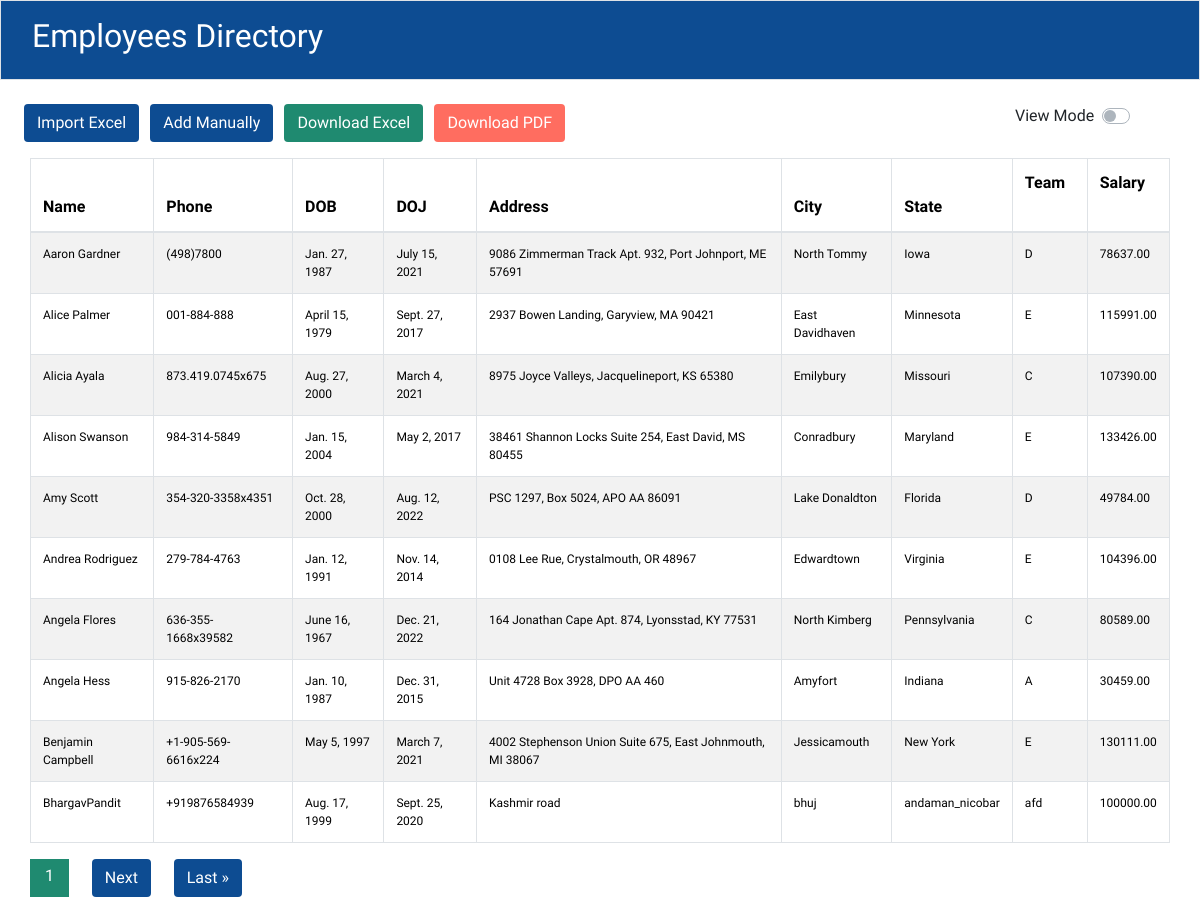
The page /?sort=name on the database its author committed.
### firstapp/models.py (models this page shows)
class Employee(models.Model):
    phone_regex = RegexValidator(
        regex=r'^\+?91?[6-9]\d{9}$',
        message="Phone number must be entered in the format: '+919999999999'. Up to 15 digits allowed."
    )
    GENDER_CHOICES = [
    ('M', 'Male'),
    ('F', 'Female'),
    ('O', 'Other'),
]
    def validate_dob(value):
        if value.year < 1950:
            raise ValidationError("Invalid date of birth. Year must be greater than or equal to 1950.")
        if value.year > 2005:
            raise ValidationError("Invalid date of birth. Year must be less than 2005")
    name = models.CharField(max_length=100, unique=True)
    phone = models.CharField(validators=[phone_regex], max_length=15, unique=True)
    dob = models.DateField(validators=[validate_dob])
    gender = models.CharField(max_length=1, choices=GENDER_CHOICES, default='Male')
    doj = models.DateField()
    address = models.CharField(max_length=250)
    city = models.CharField(max_length=25)
    state = models.CharField(max_length=25)
    team = models.CharField(max_length=100)
    salary = models.DecimalField(max_digits=8, decimal_places=2)
    created_at = models.DateTimeField(auto_now_add=True)
    updated_at = models.DateTimeField(auto_now=True)
    class Meta:
        unique_together = ['name', 'phone']

### firstapp/views.py (the view, shortened to what this page needs)
# urls.py: path('', EmployeeListView.as_view(), name='employee_list'),
class EmployeeListView(View):
    def get(self, request):
        form = EmployeeForm()
        employees = Employee.objects.all().order_by('-created_at')
        sort = request.GET.get('sort')
        order = request.GET.get('order')
        if sort == 'name':
            employees = employees.order_by('name')
        elif sort == 'doj':
            employees = employees.order_by('doj')
        elif sort == 'city':
            employees = employees.order_by('city')
        elif sort == 'state':
            employees = employees.order_by('state')
        elif sort == 'team':
            employees = employees.order_by('team')
        elif sort == 'salary':
            employees = employees.order_by('salary')
        if sort and order == 'desc':
            employees = employees.reverse()
        else:
            order = 'asc'
        paginator = Paginator(employees, per_page=settings.PAGINATION_PER_PAGE)
        page_number = request.GET.get('page')
        page_obj = paginator.get_page(page_number)
        CurrentDate = datetime.now().date()
        return render(request, 'employees.html', {'form': form, 'page_obj': page_obj, 'date': CurrentDate, 'sort': sort, 'order': order})

### firstapp/templates/employees.html (shortened to what this page needs)
{% extends 'base.html' %}
{% load static %}
{% block content %}
<div class="container-fluid" style="font-family: 'Prompt', sans-serif;">
    <div class="row">
      <div class="d-flex col-md-6 mt-4" style="padding-left: 2%;">
        <button id="fileUploadBtn" class="btn text-white" style="margin-right: 2%; background-color: #0D4C92;">Import Excel</button>
        <a href="{% url 'manualEntry' %}" class="btn text-white" style="margin-right: 2%; background-color: #0D4C92;">Add Manually</a>
        <a href="{% url 'download_employees' %}?format=csv" class="btn text-white" style="margin-right: 2%; background-color: #1F8A70;">Download Excel</a>
        <a href="{% url 'download_pdf' %}?format=csv" class="btn text-white" style="background-color: #FF6D60;">Download PDF</a>
      </div>
      <div class="d-flex col-md-4 mt-4">
    </div>
      <div class="d-flex col-md-2 mt-4  pr-0 flex-row=reverse">
        <span id="edit-toggle">View Mode</span>
        <div class="custom-control ml-2 custom-switch">
            </body>
<div class="container-fluid mt-3" style="font-family: 'Prompt', sans-serif;">
    <table class="table table-striped table-bordered">
        <thead class="text-white" style="background-color: #0D4C92; ">
            <tr>
                <th>
                    Name
                    <a href="?sort=name{% if sort == 'name' and order == 'asc' %}&order=desc{% endif %}"
                        style="margin-left: 5%; text-decoration: none; color: white;">
                        {% if sort == 'name' %}
                        {% if order == 'asc' %}
                        <span>&uarr;</span>
                        {% else %}
                        <span>&darr;</span>
                        {% endif %}
                        {% else %}
                        <span>&darr;</span>
                        {% endif %}
                    </a>
                </th>
                <th>Phone</th>
                <th>DOB</th>
                <th>
                    DOJ
                    <a href="?sort=doj{% if sort == 'doj' and order == 'asc' %}&order=desc{% endif %}"
                        style="margin-left: 5%; text-decoration: none; color: white;">
                        {% if sort == 'doj' %}
                        {% if order == 'asc' %}
                        <span>&uarr;</span>
                        {% else %}
                        <span>&darr;</span>
                        {% endif %}
                        {% else %}
                        <span>&darr;</span>
                        {% endif %}
                    </a>
                </th>
                <th>Address</th>
                <th>
                    City
                    <a href="?sort=city{% if sort == 'city' and order == 'asc' %}&order=desc{% endif %}"
                        style="margin-left: 5%; text-decoration: none; color: white;">
                        {% if sort == 'city' %}
                        {% if order == 'asc' %}
                        <span>&uarr;</span>
                        {% else %}
                        <span>&darr;</span>
                        {% endif %}
                        {% else %}
                        <span>&darr;</span>
                        {% endif %}
                    </a>
                </th>
                <th>
                    State
                    <a href="?sort=state{% if sort == 'state' and order == 'asc' %}&order=desc{% endif %}"
                        style="margin-left: 5%; text-decoration: none; color: white;">
                        {% if sort == 'state' %}
                        {% if order == 'asc' %}
                        <span>&uarr;</span>
                        {% else %}
                        <span>&darr;</span>
                        {% endif %}
                        {% else %}
                        <span>&darr;</span>
                        {% endif %}
                    </a>
                </th>
                <th>
                    Team
                    <a href="?sort=team{% if sort == 'team' and order == 'asc' %}&order=desc{% endif %}"
                        style="margin-left: 5%; text-decoration: none; color: white;">
                        {% if sort == 'team' %}
                        {% if order == 'asc' %}
                        <span>&uarr;</span>
                        {% else %}
                        <span>&darr;</span>
                        {% endif %}
                        {% else %}
                        <span>&darr;</span>
                        {% endif %}
                    </a>
                </th>
                <th>
                    Salary
                    <a href="?sort=salary{% if sort == 'salary' and order == 'asc' %}&order=desc{% endif %}"
                        style="margin-left: 5%; text-decoration: none; color: white;">
                        {% if sort == 'salary' %}
                        {% if order == 'asc' %}
                        <span>&uarr;</span>
                        {% else %}
                        <span>&darr;</span>
                        {% endif %}
                        {% else %}
                        <span>&darr;</span>
                        {% endif %}
                    </a>
                </th>
            </tr>
        </thead>
        <tbody class="thead-light">
            {% for employee in page_obj %}
            <tr style="font-size: 12px;" data-employee-id="{{ employee.id }}">
                <td {% if not employee.editable %}contenteditable="false"{% endif %} data-field-name="name">{{ employee.name }}</td>
                <td {% if not employee.editable %}contenteditable="false"{% endif %} data-field-name="phone">{{ employee.phone }}</td>
                <td {% if not employee.editable %}contenteditable="false"{% endif %} data-field-name="dob">{{ employee.dob }}</td>
                <td {% if not employee.editable %}contenteditable="false"{% endif %} data-field-name="doj">{{ employee.doj }}</td>
                <td {% if not employee.editable %}contenteditable="false"{% endif %} data-field-name="address">{{ employee.address }}</td>
                <td {% if not employee.editable %}contenteditable="false"{% endif %} data-field-name="city">{{ employee.city }}</td>
                <td {% if not employee.editable %}contenteditable="false"{% endif %} data-field-name="state">{{ employee.state }}</td>
                <td {% if not employee.editable %}contenteditable="false"{% endif %} data-field-name="team">{{ employee.team }}</td>
                <td {% if not employee.editable %}contenteditable="false"{% endif %} data-field-name="salary">{{ employee.salary }}</td>
            </tr>
            {% endfor %}
        </tbody>
    </table>
    <div class="text-center">
        <div class="pagination">
            <div class="current-page-box text-white" style="padding: 5px 15px; display: inline-block; background-color: #1F8A70;">
                <span class="current-page text-white" style="margin-left: 1% 2% 2%;">{{ page_obj.number }}</span>
            </div>
            {% if page_obj.has_next %}
            <a href="?page={{ page_obj.next_page_number }}" class="btn text-white"
                style=" background-color: #0D4C92; margin-right: 2%; margin-left: 2%;">Next</a>
            <a href="?page={{ page_obj.paginator.num_pages }}" class="btn text-white"
                style="background-color: #0D4C92;">Last &raquo;</a>
            {% endif %}
        </div>
    </div>
</div>
{% endblock content %}

### rows shown on the page
Employee: name "Aaron Gardner", phone "(498)7800", dob "Jan. 27, 1987", doj "July 15, 2021", address "9086 Zimmerman Track Apt. 932, Port Johnport, ME 57691", city "North Tommy", state "Iowa", team "D", salary "78637.00"
Employee: name "Alice Palmer", phone "001-884-888", dob "April 15, 1979", doj "Sept. 27, 2017", address "2937 Bowen Landing, Garyview, MA 90421", city "East Davidhaven", state "Minnesota", team "E", salary "115991.00"
Employee: name "Alicia Ayala", phone "873.419.0745x675", dob "Aug. 27, 2000", doj "March 4, 2021", address "8975 Joyce Valleys, Jacquelineport, KS 65380", city "Emilybury", state "Missouri", team "C", salary "107390.00"
Employee: name "Alison Swanson", phone "984-314-5849", dob "Jan. 15, 2004", doj "May 2, 2017", address "38461 Shannon Locks Suite 254, East David, MS 80455", city "Conradbury", state "Maryland", team "E", salary "133426.00"
Employee: name "Amy Scott", phone "354-320-3358x4351", dob "Oct. 28, 2000", doj "Aug. 12, 2022", address "PSC 1297, Box 5024, APO AA 86091", city "Lake Donaldton", state "Florida", team "D", salary "49784.00"
Employee: name "Andrea Rodriguez", phone "279-784-4763", dob "Jan. 12, 1991", doj "Nov. 14, 2014", address "0108 Lee Rue, Crystalmouth, OR 48967", city "Edwardtown", state "Virginia", team "E", salary "104396.00"
Employee: name "Angela Flores", phone "636-355-1668x39582", dob "June 16, 1967", doj "Dec. 21, 2022", address "164 Jonathan Cape Apt. 874, Lyonsstad, KY 77531", city "North Kimberg", state "Pennsylvania", team "C", salary "80589.00"
Employee: name "Angela Hess", phone "915-826-2170", dob "Jan. 10, 1987", doj "Dec. 31, 2015", address "Unit 4728 Box 3928, DPO AA 460", city "Amyfort", state "Indiana", team "A", salary "30459.00"
Employee: name "Benjamin Campbell", phone "+1-905-569-6616x224", dob "May 5, 1997", doj "March 7, 2021", address "4002 Stephenson Union Suite 675, East Johnmouth, MI 38067", city "Jessicamouth", state "New York", team "E", salary "130111.00"
Employee: name "BhargavPandit", phone "+919876584939", dob "Aug. 17, 1999", doj "Sept. 25, 2020", address "Kashmir road", city "bhuj", state "andaman_nicobar", team "afd", salary "100000.00"

### other values the page prints
{{ page_obj.number }} "1"
